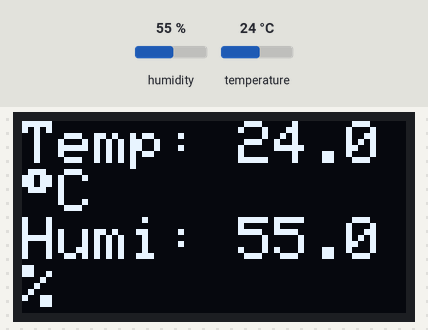
The sketch below on a simulated ESP8266 (NodeMCU). Shown: 128×64 one-colour display. The inputs (shaded band) are chosen by the test bench; at power-on: humidity 55 %, temperature 24 °C. WiFi joins after 1.5 s; servers stay silent unless stated; the display library's start-up logo is not drawn; network time is answered at once with the bench clock; the local clock reads 2024-03-15 10:24:30 at power-on unless the sketch sets it; random numbers use the default seed unless the sketch sets one; no MQTT or app messages arrive unless stated; what the sketch prints to the serial monitor is not drawn.

Above: at 5.2 s.
5.3 s: humidity set to 22 %
At 6.5 s:
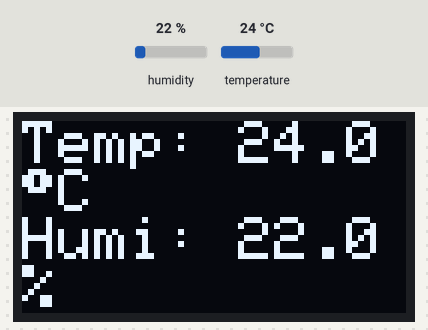
7.3 s: temperature set to 12 °C
At 8.1 s:
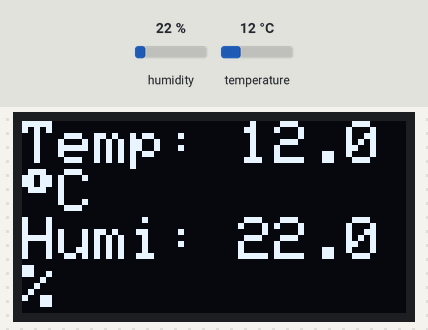
8.9 s: humidity set to 40 %
At 9.6 s:
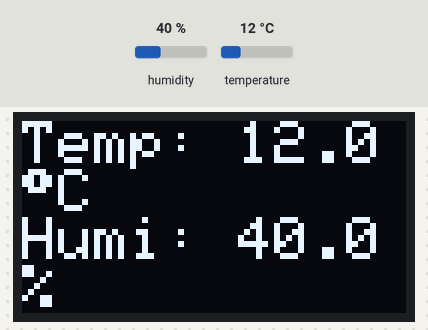
10.5 s: temperature set to 19 °C
At 11.4 s:
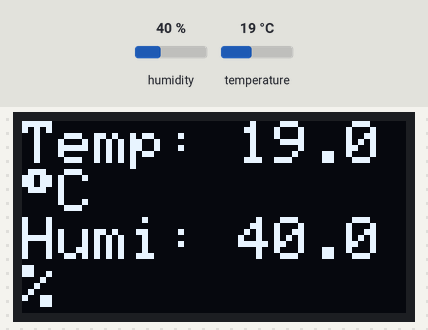
Timing chart, 0 to 13.1 s (numbered marks = the images above; inputs shaded):
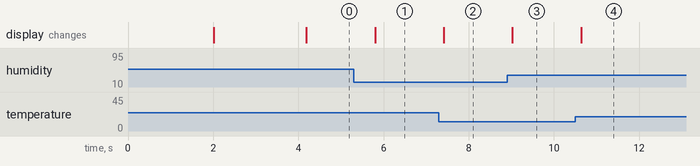

Measured:
- after the input at 5.3 s, the display: changes after 0.50 s (image 1)
- after the input at 7.3 s, the display: changes after 0.11 s (image 2)
- after the input at 8.9 s, the display: changes after 0.12 s (image 3)
- after the input at 10.5 s, the display: changes after 0.14 s (image 4)

The sketch:

CamBien.ino
```cpp
#include "DHTesp.h"
#include <Wire.h>
#include <Adafruit_GFX.h>
#include <Adafruit_SSD1306.h>
#include <ESP8266WiFi.h>
#include <PubSubClient.h>
#include <NTPClient.h>
#include <WiFiUdp.h>
#include <ArduinoJson.h> // Thư viện JSON
#include <DHT.h>

#define SCREEN_WIDTH 128 // OLED display width, in pixels
#define SCREEN_HEIGHT 64 // OLED display height, in pixels
#define OLED_RESET     -1 // Reset pin # (or -1 if sharing Arduino reset pin)
#define SCREEN_ADDRESS 0x3C ///< See datasheet for Address; 0x3D for 128x64, 0x3C for 128x32

Adafruit_SSD1306 display(SCREEN_WIDTH, SCREEN_HEIGHT, &Wire, OLED_RESET);
DHTesp dht;
float temperature = 0, humidity = 0;

const char* ssid = "IoT";
const char* password = "234567Cn";

// Cấu hình MQTT
const char* mqttServer = "192.168.0.101";
const int mqttPort = 1883;               // Cổng MQTT
const char* mqttTopic = "CamBien"; // Topic để gửi dữ liệu

WiFiClient espClient;
PubSubClient client(espClient);

// Cấu hình NTPClient
WiFiUDP ntpUDP;
NTPClient timeClient(ntpUDP, "pool.ntp.org", 7 * 3600, 60000); // GMT+7 (điều chỉnh múi giờ)

// Hàm kết nối MQTT
void connectMQTT() {
  while (!client.connected()) {
    Serial.print("Đang kết nối tới MQTT...");
    String clientId = "ESP8266Client-";
    clientId += String(random(0xffff), HEX);

    if (client.connect(clientId.c_str())) {
      Serial.println("connected");
      client.subscribe(mqttTopic);
    } else {
      Serial.print("Lỗi!, rc=");
      Serial.print(client.state());
      Serial.println(" thực hiện kết nối lại sau 5s");
      delay(5000);
    }
  }
}

// Hàm chuyển đổi epoch time thành định dạng ngày dd/mm/yyyy
String formatDate(unsigned long epochTime) {
  int days = epochTime / 86400; // Một ngày có 86400 giây
  int year = 1970;

  // Tính năm
  while (days >= 365) {
    if ((year % 4 == 0 && year % 100 != 0) || (year % 400 == 0)) { // Năm nhuận
      if (days >= 366) {
        days -= 366;
        year++;
      } else {
        break;
      }
    } else {
      days -= 365;
      year++;
    }
  }

  // Tính tháng
  int monthDays[] = {31, 28, 31, 30, 31, 30, 31, 31, 30, 31, 30, 31};
  if ((year % 4 == 0 && year % 100 != 0) || (year % 400 == 0)) {
    monthDays[1] = 29; // Năm nhuận, tháng 2 có 29 ngày
  }

  int month = 0;
  while (days >= monthDays[month]) {
    days -= monthDays[month];
    month++;
  }
  month++;
  int day = days + 1;

  // Định dạng ngày
  char dateBuffer[11];
  snprintf(dateBuffer, sizeof(dateBuffer), "%02d/%02d/%04d", day, month, year);
  return String(dateBuffer);
}

// Hàm kết nối WiFi
void setupWiFi() {
  delay(10);
  Serial.println();
  Serial.print("Kết nối tới ");
  Serial.println(ssid);

  WiFi.begin(ssid, password);
  while (WiFi.status() != WL_CONNECTED) {
    delay(1000);
    Serial.print(".");
  }

  Serial.println("");
  Serial.println("WiFi connected");
  Serial.println("Địa chỉ IP ESP8266: ");
  Serial.println(WiFi.localIP());
}

void setup() {
  Serial.begin(115200);

  setupWiFi();

  client.setServer(mqttServer, mqttPort); // Thiết lập MQTT với địa chỉ IP

  timeClient.begin(); // Bắt đầu lấy thời gian

  if (!display.begin(SSD1306_SWITCHCAPVCC, SCREEN_ADDRESS)) {
    Serial.println(F("SSD1306 allocation failed"));
    for (;;); // Don't proceed, loop forever
  }
  display.display();
  delay(2000); // Pause for 2 seconds

  dht.setup(16, DHTesp::DHT11); // Pin GPIO16
  display.clearDisplay();
}

void loop() {
  // Cập nhật dữ liệu cảm biến
  if (millis() - dht.getMinimumSamplingPeriod() >= 0) {
    temperature = dht.getTemperature();
    humidity = dht.getHumidity();
  }

  // Hiển thị dữ liệu lên OLED
  display.clearDisplay();
  display.setTextSize(2);                     // Normal 1:2 pixel scale
  display.setTextColor(SSD1306_WHITE);        // Draw white text
  display.setCursor(0, 0);                    // Start at top-left corner
  display.print("Temp: ");
  display.print(temperature, 1);
  display.print((char)247);                   // Degree symbol
  display.println("C");

  display.print("Humi: ");
  display.print(humidity, 1);
  display.println("%");

  Serial.print("==> Temperature: ");
  Serial.print(temperature);
  Serial.print(" °C, ");
  Serial.print(" $ Humidity: ");
  Serial.print(humidity);
  Serial.println(" %");

  if (!client.connected()) {
    connectMQTT();
  }
  client.loop();
  // Cập nhật thời gian từ NTP
  timeClient.update();

  // Lấy epoch time
  unsigned long epochTime = timeClient.getEpochTime();

  // Định dạng ngày và giờ
  String formattedDate = formatDate(epochTime);       // Định dạng ngày dd/mm/yyyy
  String time = timeClient.getFormattedTime();        // Định dạng giờ HH:MM:SS
// Gửi dữ liệu qua MQTT mỗi 5 giây
  static unsigned long lastMsg = 0;
  if (millis() - lastMsg > 5000) {
    lastMsg = millis();
    String message = "{\"date\":\"" + formattedDate + "\",\"time\":\"" + time + "\",\"temperature\":\"" + temperature + "\",\"humidity\":\"" + humidity + "\"}";
    Serial.print("Sending message: ");
    Serial.println(message);
    client.publish(mqttTopic, message.c_str());
  }

  display.display();
  delay(500); // Giảm tải CPU và tránh nhấp nháy màn hình
}
```
